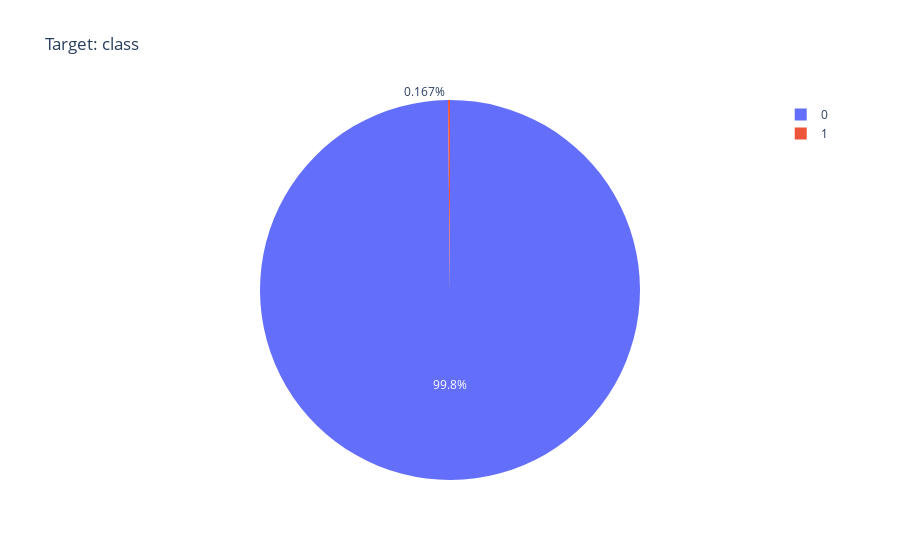

Notebook code cell kept with this figure:
### Code cell
px.pie(df, values=df[target].value_counts(), names=(df[target].value_counts()).index, title=f"Target: {target}").show();

### Figure 1 — Plotly figure (JSON) as saved in the notebook; plotly's stock layout.template omitted (floating-point values rounded to 4 significant figures)
{"data": [{"domain": {"x": [0, 1], "y": [0, 1]}, "hovertemplate": "label=%{label}<br>value=%{value}<extra></extra>", "labels": [0, 1], "legendgroup": "", "name": "", "showlegend": true, "type": "pie", "values": [283253, 473]}], "layout": {"legend": {"tracegroupgap": 0}, "title": {"text": "Target: class"}}}
